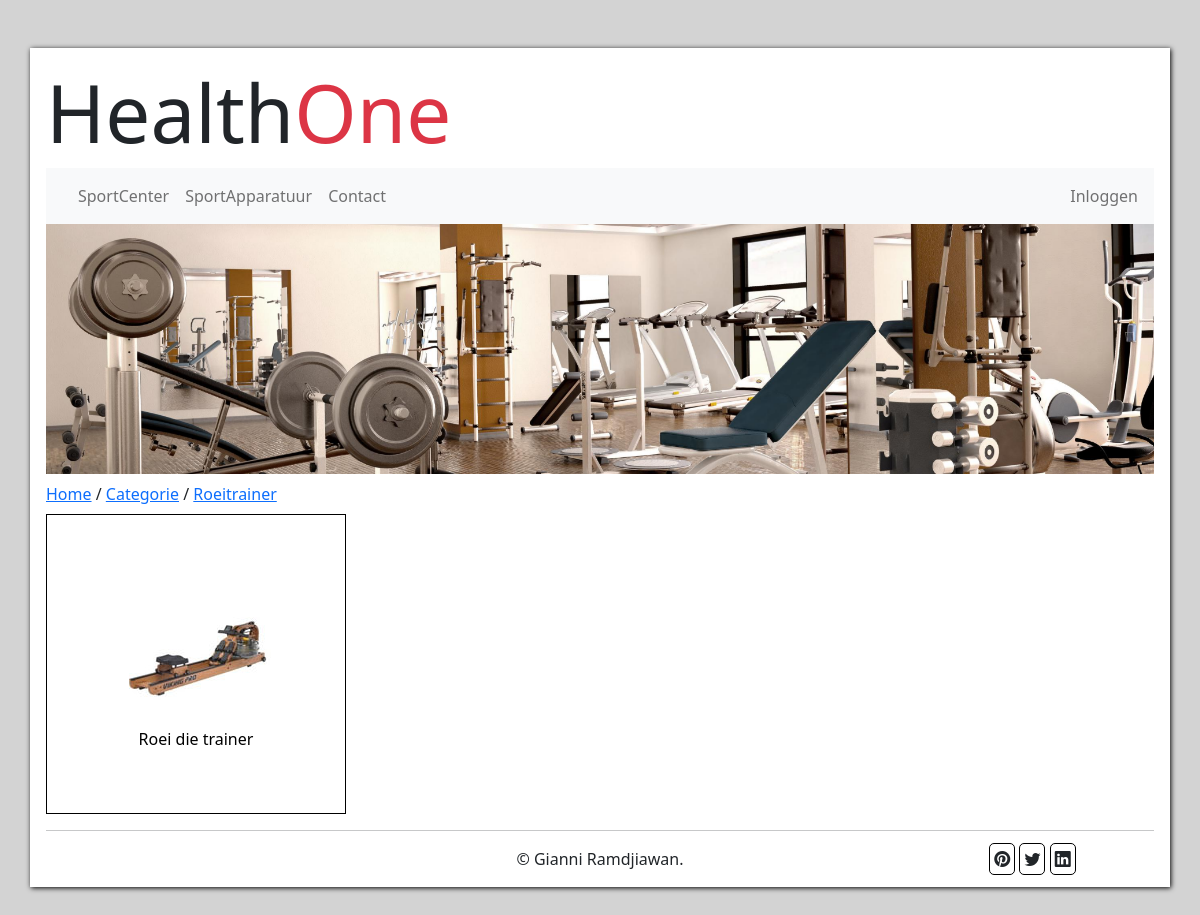
Screenshot of /apparatuur/apparatuur.php?id=1 with the database file from the repository.
### tables this page shows
CREATE TABLE `categorie` (
  `id` int(5) NOT NULL,
  `naam` varchar(50) NOT NULL,
  `foto` varchar(50) NOT NULL,
  `omschrijving` varchar(255) NOT NULL
);

CREATE TABLE `product` (
  `id` int(5) NOT NULL,
  `naam` varchar(50) NOT NULL,
  `foto` varchar(50) NOT NULL,
  `omschrijving` varchar(255) NOT NULL,
  `categorie_id` int(11) NOT NULL
);

### apparatuur/apparatuur.php (the view, shortened to what this page needs)
<!DOCTYPE html>
<html lang="en">
<head>
    <link href="https://cdn.jsdelivr.net/npm/bootstrap@5.2.0-beta1/dist/css/bootstrap.min.css" rel="stylesheet">
    <link rel="stylesheet" href="https://cdn.jsdelivr.net/npm/bootstrap-icons@1.8.2/font/bootstrap-icons.css">
    <link rel="stylesheet" href="../css/style.css">
</head>
<body>
    <div class='container container-xxl p-3 my-5'>
        <?php
            include_once('../dbConnection.php');
            include_once('../templates/header.php');
            include_once('../templates/menu.php');
            include_once('../templates/banner.php');
            $categorie = $db->prepare("SELECT * FROM categorie WHERE id = :id");
            $categorie->bindParam("id", $_GET['id']);
            $categorie->execute();
            $result = $categorie->fetchAll(PDO::FETCH_ASSOC);
            foreach ($result as &$data) {
                echo "
                <div class='row mt-2'>
                    <div class='path mb-2'>
                        <a href='../index.php'>Home</a>
                        /
                        <a href='./categorieen.php'>Categorie</a>
                        /
                        <a href='#'>".$data['naam']."</a>
                    </div>
                </div>
            ";
            }
            $categorie = $db->prepare("SELECT * FROM product WHERE categorie_id = :id");
            $categorie->bindParam("id", $_GET['id']);
            $categorie->execute();
            $result = $categorie->fetchAll(PDO::FETCH_ASSOC);
            foreach ($result as &$data) {
                echo "<div class='categorie-items d-flex justify-content-center align-items-center'>";
                echo "<a href='./product.php?id=".$data['id']."' class='d-flex flex-column align-items-center'>";
                echo "<img src='../img/".$data['foto']."' alt='".$data['naam']."' class='img-fluid'>";
                echo "<span class='product-naam'>".$data['naam']."</span>";
                echo "</a>";
                echo "</div>";
            }
            echo "<hr>";
            include_once('../templates/footer.php');
        ?>
    </div>
</body>
</html>

### css/style.css (style rules this page uses)
body { background-color: lightgrey; }
.container { background-color: white; box-shadow: 1px 1px 5px black; }
.categorie-items { box-sizing: border-box; border: 1px solid black; height: 300px; width: 300px; }
.categorie-items>a { text-decoration: none; color: black; }
.product-naam { text-align: center; }

### rows the page displays
categorie: naam "Roeitrainer"
product: foto (picture), naam "Roei die trainer"
